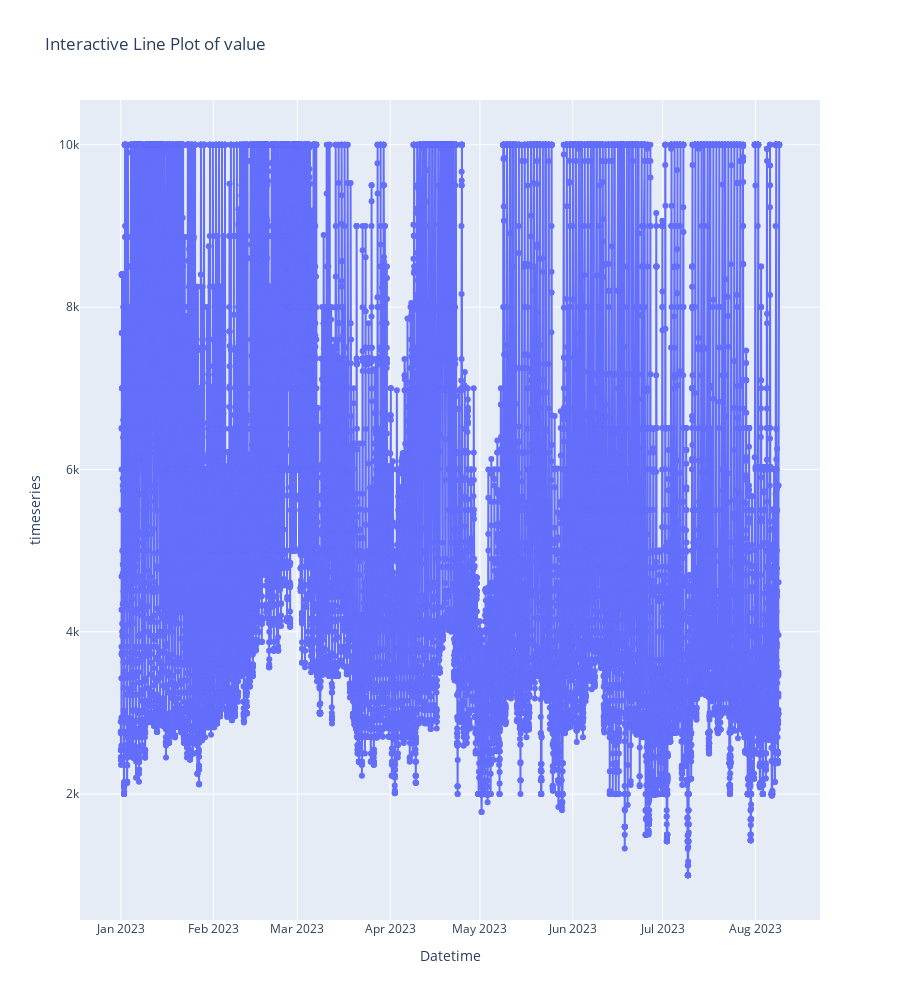

The notebook cell this image was saved under:
### Code cell
import plotly.graph_objects as go
# Add traces for first subplot
trace = go.Scatter(x=data['DATETIME'], y=data['value'], mode='lines+markers', name='timeseries')
fig = go.Figure(data=[trace])
# Layout details
fig.update_layout(
    height=1000,
    title=f"Interactive Line Plot of {'value'}",
    xaxis=dict(
            title='Datetime',  # Tilt x labels by -45 degrees
            automargin=True  # Automatically adjust margins to fit tilted labels
        ),
    yaxis_title='timeseries',
    autosize= True,
)

### Figure 1 — Plotly figure (JSON) as saved in the notebook; plotly's stock layout.template omitted (floating-point values rounded to 4 significant figures; data arrays with more than 128 entries replaced by an {"elided": "..."} marker saying what was removed)
{"data": [{"mode": "lines+markers", "name": "timeseries", "type": "scatter", "x": {"elided": "21120 str values"}, "y": {"elided": "21120 float values"}}], "layout": {"autosize": true, "height": 1000, "title": {"text": "Interactive Line Plot of value"}, "xaxis": {"automargin": true, "title": {"text": "Datetime"}}, "yaxis": {"title": {"text": "timeseries"}}}}
